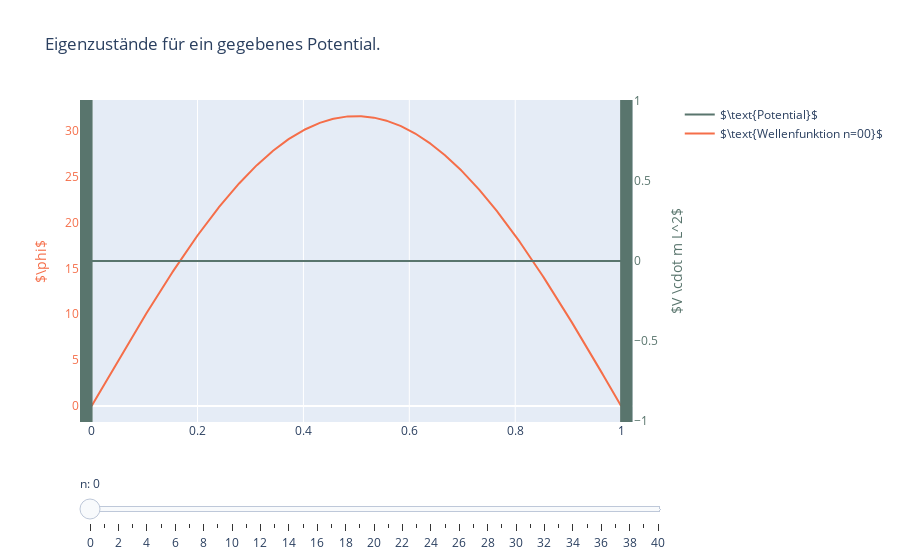

The notebook cell saved with this chart:
### Markdown cell above
- TEST:

### Code cell
""" def potential(x, mu=0.5, sigma=0.05):
    return -1e4 * np.exp(-(x - mu)**2 / (2*sigma**2)) """

def potential(x):
    return 0

x, E_n, phi_n = eigenstates(potential)

fig = eigenstates_animation(x, potential, E_n, phi_n, use_box_border=True, n_max=40, show_trail=False, show_energies=True)
fig.show() # Use HTML(fig.to_html()) in jupyterlab instead.
fig.write_html('plot.html', include_mathjax='cdn')

### Figure 1 — Plotly figure (JSON) as saved in the notebook; plotly's stock layout.template omitted (floating-point values rounded to 4 significant figures; data arrays with more than 128 entries replaced by an {"elided": "..."} marker saying what was removed)
{"data": [{"line": {"color": "rgb(89, 117, 109)"}, "name": "$\\text{Potential}$", "type": "scatter", "visible": true, "x": {"elided": "500 float values"}, "xaxis": "x", "y": {"elided": "500 int values"}, "yaxis": "y2"}, {"line": {"color": "rgb(245, 110, 73)"}, "name": "$\\text{Wellenfunktion n=00}$", "type": "scatter", "visible": true, "x": {"elided": "500 float values"}, "y": {"elided": "500 float values"}}, {"line": {"color": "rgb(245, 110, 73)"}, "name": "$\\text{Wellenfunktion n=01}$", "type": "scatter", "visible": false, "x": {"elided": "500 float values"}, "y": {"elided": "500 float values"}}, {"line": {"color": "rgb(245, 110, 73)"}, "name": "$\\text{Wellenfunktion n=02}$", "type": "scatter", "visible": false, "x": {"elided": "500 float values"}, "y": {"elided": "500 float values"}}, {"line": {"color": "rgb(245, 110, 73)"}, "name": "$\\text{Wellenfunktion n=03}$", "type": "scatter", "visible": false, "x": {"elided": "500 float values"}, "y": {"elided": "500 float values"}}, {"line": {"color": "rgb(245, 110, 73)"}, "name": "$\\text{Wellenfunktion n=04}$", "type": "scatter", "visible": false, "x": {"elided": "500 float values"}, "y": {"elided": "500 float values"}}, {"line": {"color": "rgb(245, 110, 73)"}, "name": "$\\text{Wellenfunktion n=05}$", "type": "scatter", "visible": false, "x": {"elided": "500 float values"}, "y": {"elided": "500 float values"}}, {"line": {"color": "rgb(245, 110, 73)"}, "name": "$\\text{Wellenfunktion n=06}$", "type": "scatter", "visible": false, "x": {"elided": "500 float values"}, "y": {"elided": "500 float values"}}, {"line": {"color": "rgb(245, 110, 73)"}, "name": "$\\text{Wellenfunktion n=07}$", "type": "scatter", "visible": false, "x": {"elided": "500 float values"}, "y": {"elided": "500 float values"}}, {"line": {"color": "rgb(245, 110, 73)"}, "name": "$\\text{Wellenfunktion n=08}$", "type": "scatter", "visible": false, "x": {"elided": "500 float values"}, "y": {"elided": "500 float values"}}, {"line": {"color": "rgb(245, 110, 73)"}, "name": "$\\text{Wellenfunktion n=09}$", "type": "scatter", "visible": false, "x": {"elided": "500 float values"}, "y": {"elided": "500 float values"}}, {"line": {"color": "rgb(245, 110, 73)"}, "name": "$\\text{Wellenfunktion n=10}$", "type": "scatter", "visible": false, "x": {"elided": "500 float values"}, "y": {"elided": "500 float values"}}, {"line": {"color": "rgb(245, 110, 73)"}, "name": "$\\text{Wellenfunktion n=11}$", "type": "scatter", "visible": false, "x": {"elided": "500 float values"}, "y": {"elided": "500 float values"}}, {"line": {"color": "rgb(245, 110, 73)"}, "name": "$\\text{Wellenfunktion n=12}$", "type": "scatter", "visible": false, "x": {"elided": "500 float values"}, "y": {"elided": "500 float values"}}, {"line": {"color": "rgb(245, 110, 73)"}, "name": "$\\text{Wellenfunktion n=13}$", "type": "scatter", "visible": false, "x": {"elided": "500 float values"}, "y": {"elided": "500 float values"}}, {"line": {"color": "rgb(245, 110, 73)"}, "name": "$\\text{Wellenfunktion n=14}$", "type": "scatter", "visible": false, "x": {"elided": "500 float values"}, "y": {"elided": "500 float values"}}, {"line": {"color": "rgb(245, 110, 73)"}, "name": "$\\text{Wellenfunktion n=15}$", "type": "scatter", "visible": false, "x": {"elided": "500 float values"}, "y": {"elided": "500 float values"}}, {"line": {"color": "rgb(245, 110, 73)"}, "name": "$\\text{Wellenfunktion n=16}$", "type": "scatter", "visible": false, "x": {"elided": "500 float values"}, "y": {"elided": "500 float values"}}, {"line": {"color": "rgb(245, 110, 73)"}, "name": "$\\text{Wellenfunktion n=17}$", "type": "scatter", "visible": false, "x": {"elided": "500 float values"}, "y": {"elided": "500 float values"}}, {"line": {"color": "rgb(245, 110, 73)"}, "name": "$\\text{Wellenfunktion n=18}$", "type": "scatter", "visible": false, "x": {"elided": "500 float values"}, "y": {"elided": "500 float values"}}, {"line": {"color": "rgb(245, 110, 73)"}, "name": "$\\text{Wellenfunktion n=19}$", "type": "scatter", "visible": false, "x": {"elided": "500 float values"}, "y": {"elided": "500 float values"}}, {"line": {"color": "rgb(245, 110, 73)"}, "name": "$\\text{Wellenfunktion n=20}$", "type": "scatter", "visible": false, "x": {"elided": "500 float values"}, "y": {"elided": "500 float values"}}, {"line": {"color": "rgb(245, 110, 73)"}, "name": "$\\text{Wellenfunktion n=21}$", "type": "scatter", "visible": false, "x": {"elided": "500 float values"}, "y": {"elided": "500 float values"}}, {"line": {"color": "rgb(245, 110, 73)"}, "name": "$\\text{Wellenfunktion n=22}$", "type": "scatter", "visible": false, "x": {"elided": "500 float values"}, "y": {"elided": "500 float values"}}, {"line": {"color": "rgb(245, 110, 73)"}, "name": "$\\text{Wellenfunktion n=23}$", "type": "scatter", "visible": false, "x": {"elided": "500 float values"}, "y": {"elided": "500 float values"}}, {"line": {"color": "rgb(245, 110, 73)"}, "name": "$\\text{Wellenfunktion n=24}$", "type": "scatter", "visible": false, "x": {"elided": "500 float values"}, "y": {"elided": "500 float values"}}, {"line": {"color": "rgb(245, 110, 73)"}, "name": "$\\text{Wellenfunktion n=25}$", "type": "scatter", "visible": false, "x": {"elided": "500 float values"}, "y": {"elided": "500 float values"}}, {"line": {"color": "rgb(245, 110, 73)"}, "name": "$\\text{Wellenfunktion n=26}$", "type": "scatter", "visible": false, "x": {"elided": "500 float values"}, "y": {"elided": "500 float values"}}, {"line": {"color": "rgb(245, 110, 73)"}, "name": "$\\text{Wellenfunktion n=27}$", "type": "scatter", "visible": false, "x": {"elided": "500 float values"}, "y": {"elided": "500 float values"}}, {"line": {"color": "rgb(245, 110, 73)"}, "name": "$\\text{Wellenfunktion n=28}$", "type": "scatter", "visible": false, "x": {"elided": "500 float values"}, "y": {"elided": "500 float values"}}, {"line": {"color": "rgb(245, 110, 73)"}, "name": "$\\text{Wellenfunktion n=29}$", "type": "scatter", "visible": false, "x": {"elided": "500 float values"}, "y": {"elided": "500 float values"}}, {"line": {"color": "rgb(245, 110, 73)"}, "name": "$\\text{Wellenfunktion n=30}$", "type": "scatter", "visible": false, "x": {"elided": "500 float values"}, "y": {"elided": "500 float values"}}, {"line": {"color": "rgb(245, 110, 73)"}, "name": "$\\text{Wellenfunktion n=31}$", "type": "scatter", "visible": false, "x": {"elided": "500 float values"}, "y": {"elided": "500 float values"}}, {"line": {"color": "rgb(245, 110, 73)"}, "name": "$\\text{Wellenfunktion n=32}$", "type": "scatter", "visible": false, "x": {"elided": "500 float values"}, "y": {"elided": "500 float values"}}, {"line": {"color": "rgb(245, 110, 73)"}, "name": "$\\text{Wellenfunktion n=33}$", "type": "scatter", "visible": false, "x": {"elided": "500 float values"}, "y": {"elided": "500 float values"}}, {"line": {"color": "rgb(245, 110, 73)"}, "name": "$\\text{Wellenfunktion n=34}$", "type": "scatter", "visible": false, "x": {"elided": "500 float values"}, "y": {"elided": "500 float values"}}, {"line": {"color": "rgb(245, 110, 73)"}, "name": "$\\text{Wellenfunktion n=35}$", "type": "scatter", "visible": false, "x": {"elided": "500 float values"}, "y": {"elided": "500 float values"}}, {"line": {"color": "rgb(245, 110, 73)"}, "name": "$\\text{Wellenfunktion n=36}$", "type": "scatter", "visible": false, "x": {"elided": "500 float values"}, "y": {"elided": "500 float values"}}, {"line": {"color": "rgb(245, 110, 73)"}, "name": "$\\text{Wellenfunktion n=37}$", "type": "scatter", "visible": false, "x": {"elided": "500 float values"}, "y": {"elided": "500 float values"}}, {"line": {"color": "rgb(245, 110, 73)"}, "name": "$\\text{Wellenfunktion n=38}$", "type": "scatter", "visible": false, "x": {"elided": "500 float values"}, "y": {"elided": "500 float values"}}, {"line": {"color": "rgb(245, 110, 73)"}, "name": "$\\text{Wellenfunktion n=39}$", "type": "scatter", "visible": false, "x": {"elided": "500 float values"}, "y": {"elided": "500 float values"}}, {"line": {"color": "rgb(245, 110, 73)"}, "name": "$\\text{Wellenfunktion n=40}$", "type": "scatter", "visible": false, "x": {"elided": "500 float values"}, "y": {"elided": "500 float values"}}], "layout": {"shapes": [{"fillcolor": "rgb(89, 117, 109)", "line": {"color": "rgb(89, 117, 109)", "width": 2}, "type": "rect", "x0": -0.02, "x1": 0, "xref": "x", "y0": -1, "y1": 1, "yref": "y2"}, {"fillcolor": "rgb(89, 117, 109)", "line": {"color": "rgb(89, 117, 109)", "width": 2}, "type": "rect", "x0": 1, "x1": 1.02, "xref": "x", "y0": -1, "y1": 1, "yref": "y2"}], "showlegend": true, "sliders": [{"currentvalue": {"prefix": "n: "}, "len": 1, "pad": {"t": 50}, "steps": [{"args": [{"visible": [true, true, false, false, false, false, false, false, false, false, false, false, false, false, false, false, false, false, false, false, false, false, false, false, false, false, false, false, false, false, false, false, false, false, false, false, false, false, false, false, false, false]}, {"title": "$\\text{Eigenzustand zu }E_{0} = 4.93\\text{ TODO:Einheiten.}$"}], "label": "0", "method": "update"}, {"args": [{"visible": [true, false, true, false, false, false, false, false, false, false, false, false, false, false, false, false, false, false, false, false, false, false, false, false, false, false, false, false, false, false, false, false, false, false, false, false, false, false, false, false, false, false]}, {"title": "$\\text{Eigenzustand zu }E_{1} = 19.74\\text{ TODO:Einheiten.}$"}], "label": "1", "method": "update"}, {"args": [{"visible": [true, false, false, true, false, false, false, false, false, false, false, false, false, false, false, false, false, false, false, false, false, false, false, false, false, false, false, false, false, false, false, false, false, false, false, false, false, false, false, false, false, false]}, {"title": "$\\text{Eigenzustand zu }E_{2} = 44.41\\text{ TODO:Einheiten.}$"}], "label": "2", "method": "update"}, {"args": [{"visible": [true, false, false, false, true, false, false, false, false, false, false, false, false, false, false, false, false, false, false, false, false, false, false, false, false, false, false, false, false, false, false, false, false, false, false, false, false, false, false, false, false, false]}, {"title": "$\\text{Eigenzustand zu }E_{3} = 78.95\\text{ TODO:Einheiten.}$"}], "label": "3", "method": "update"}, {"args": [{"visible": [true, false, false, false, false, true, false, false, false, false, false, false, false, false, false, false, false, false, false, false, false, false, false, false, false, false, false, false, false, false, false, false, false, false, false, false, false, false, false, false, false, false]}, {"title": "$\\text{Eigenzustand zu }E_{4} = 123.36\\text{ TODO:Einheiten.}$"}], "label": "4", "method": "update"}, {"args": [{"visible": [true, false, false, false, false, false, true, false, false, false, false, false, false, false, false, false, false, false, false, false, false, false, false, false, false, false, false, false, false, false, false, false, false, false, false, false, false, false, false, false, false, false]}, {"title": "$\\text{Eigenzustand zu }E_{5} = 177.63\\text{ TODO:Einheiten.}$"}], "label": "5", "method": "update"}, {"args": [{"visible": [true, false, false, false, false, false, false, true, false, false, false, false, false, false, false, false, false, false, false, false, false, false, false, false, false, false, false, false, false, false, false, false, false, false, false, false, false, false, false, false, false, false]}, {"title": "$\\text{Eigenzustand zu }E_{6} = 241.77\\text{ TODO:Einheiten.}$"}], "label": "6", "method": "update"}, {"args": [{"visible": [true, false, false, false, false, false, false, false, true, false, false, false, false, false, false, false, false, false, false, false, false, false, false, false, false, false, false, false, false, false, false, false, false, false, false, false, false, false, false, false, false, false]}, {"title": "$\\text{Eigenzustand zu }E_{7} = 315.76\\text{ TODO:Einheiten.}$"}], "label": "7", "method": "update"}, {"args": [{"visible": [true, false, false, false, false, false, false, false, false, true, false, false, false, false, false, false, false, false, false, false, false, false, false, false, false, false, false, false, false, false, false, false, false, false, false, false, false, false, false, false, false, false]}, {"title": "$\\text{Eigenzustand zu }E_{8} = 399.61\\text{ TODO:Einheiten.}$"}], "label": "8", "method": "update"}, {"args": [{"visible": [true, false, false, false, false, false, false, false, false, false, true, false, false, false, false, false, false, false, false, false, false, false, false, false, false, false, false, false, false, false, false, false, false, false, false, false, false, false, false, false, false, false]}, {"title": "$\\text{Eigenzustand zu }E_{9} = 493.32\\text{ TODO:Einheiten.}$"}], "label": "9", "method": "update"}, {"args": [{"visible": [true, false, false, false, false, false, false, false, false, false, false, true, false, false, false, false, false, false, false, false, false, false, false, false, false, false, false, false, false, false, false, false, false, false, false, false, false, false, false, false, false, false]}, {"title": "$\\text{Eigenzustand zu }E_{10} = 596.87\\text{ TODO:Einheiten.}$"}], "label": "10", "method": "update"}, {"args": [{"visible": [true, false, false, false, false, false, false, false, false, false, false, false, true, false, false, false, false, false, false, false, false, false, false, false, false, false, false, false, false, false, false, false, false, false, false, false, false, false, false, false, false, false]}, {"title": "$\\text{Eigenzustand zu }E_{11} = 710.27\\text{ TODO:Einheiten.}$"}], "label": "11", "method": "update"}, {"args": [{"visible": [true, false, false, false, false, false, false, false, false, false, false, false, false, true, false, false, false, false, false, false, false, false, false, false, false, false, false, false, false, false, false, false, false, false, false, false, false, false, false, false, false, false]}, {"title": "$\\text{Eigenzustand zu }E_{12} = 833.52\\text{ TODO:Einheiten.}$"}], "label": "12", "method": "update"}, {"args": [{"visible": [true, false, false, false, false, false, false, false, false, false, false, false, false, false, true, false, false, false, false, false, false, false, false, false, false, false, false, false, false, false, false, false, false, false, false, false, false, false, false, false, false, false]}, {"title": "$\\text{Eigenzustand zu }E_{13} = 966.60\\text{ TODO:Einheiten.}$"}], "label": "13", "method": "update"}, {"args": [{"visible": [true, false, false, false, false, false, false, false, false, false, false, false, false, false, false, true, false, false, false, false, false, false, false, false, false, false, false, false, false, false, false, false, false, false, false, false, false, false, false, false, false, false]}, {"title": "$\\text{Eigenzustand zu }E_{14} = 1109.51\\text{ TODO:Einheiten.}$"}], "label": "14", "method": "update"}, {"args": [{"visible": [true, false, false, false, false, false, false, false, false, false, false, false, false, false, false, false, true, false, false, false, false, false, false, false, false, false, false, false, false, false, false, false, false, false, false, false, false, false, false, false, false, false]}, {"title": "$\\text{Eigenzustand zu }E_{15} = 1262.24\\text{ TODO:Einheiten.}$"}], "label": "15", "method": "update"}, {"args": [{"visible": [true, false, false, false, false, false, false, false, false, false, false, false, false, false, false, false, false, true, false, false, false, false, false, false, false, false, false, false, false, false, false, false, false, false, false, false, false, false, false, false, false, false]}, {"title": "$\\text{Eigenzustand zu }E_{16} = 1424.80\\text{ TODO:Einheiten.}$"}], "label": "16", "method": "update"}, {"args": [{"visible": [true, false, false, false, false, false, false, false, false, false, false, false, false, false, false, false, false, false, true, false, false, false, false, false, false, false, false, false, false, false, false, false, false, false, false, false, false, false, false, false, false, false]}, {"title": "$\\text{Eigenzustand zu }E_{17} = 1597.17\\text{ TODO:Einheiten.}$"}], "label": "17", "method": "update"}, {"args": [{"visible": [true, false, false, false, false, false, false, false, false, false, false, false, false, false, false, false, false, false, false, true, false, false, false, false, false, false, false, false, false, false, false, false, false, false, false, false, false, false, false, false, false, false]}, {"title": "$\\text{Eigenzustand zu }E_{18} = 1779.34\\text{ TODO:Einheiten.}$"}], "label": "18", "method": "update"}, {"args": [{"visible": [true, false, false, false, false, false, false, false, false, false, false, false, false, false, false, false, false, false, false, false, true, false, false, false, false, false, false, false, false, false, false, false, false, false, false, false, false, false, false, false, false, false]}, {"title": "$\\text{Eigenzustand zu }E_{19} = 1971.31\\text{ TODO:Einheiten.}$"}], "label": "19", "method": "update"}, {"args": [{"visible": [true, false, false, false, false, false, false, false, false, false, false, false, false, false, false, false, false, false, false, false, false, true, false, false, false, false, false, false, false, false, false, false, false, false, false, false, false, false, false, false, false, false]}, {"title": "$\\text{Eigenzustand zu }E_{20} = 2173.08\\text{ TODO:Einheiten.}$"}], "label": "20", "method": "update"}, {"args": [{"visible": [true, false, false, false, false, false, false, false, false, false, false, false, false, false, false, false, false, false, false, false, false, false, true, false, false, false, false, false, false, false, false, false, false, false, false, false, false, false, false, false, false, false]}, {"title": "$\\text{Eigenzustand zu }E_{21} = 2384.63\\text{ TODO:Einheiten.}$"}], "label": "21", "method": "update"}, {"args": [{"visible": [true, false, false, false, false, false, false, false, false, false, false, false, false, false, false, false, false, false, false, false, false, false, false, true, false, false, false, false, false, false, false, false, false, false, false, false, false, false, false, false, false, false]}, {"title": "$\\text{Eigenzustand zu }E_{22} = 2605.95\\text{ TODO:Einheiten.}$"}], "label": "22", "method": "update"}, {"args": [{"visible": [true, false, false, false, false, false, false, false, false, false, false, false, false, false, false, false, false, false, false, false, false, false, false, false, true, false, false, false, false, false, false, false, false, false, false, false, false, false, false, false, false, false]}, {"title": "$\\text{Eigenzustand zu }E_{23} = 2837.04\\text{ TODO:Einheiten.}$"}], "label": "23", "method": "update"}, {"args": [{"visible": [true, false, false, false, false, false, false, false, false, false, false, false, false, false, false, false, false, false, false, false, false, false, false, false, false, true, false, false, false, false, false, false, false, false, false, false, false, false, false, false, false, false]}, {"title": "$\\text{Eigenzustand zu }E_{24} = 3077.89\\text{ TODO:Einheiten.}$"}], "label": "24", "method": "update"}, {"args": [{"visible": [true, false, false, false, false, false, false, false, false, false, false, false, false, false, false, false, false, false, false, false, false, false, false, false, false, false, true, false, false, false, false, false, false, false, false, false, false, false, false, false, false, false]}, {"title": "$\\text{Eigenzustand zu }E_{25} = 3328.48\\text{ TODO:Einheiten.}$"}], "label": "25", "method": "update"}, {"args": [{"visible": [true, false, false, false, false, false, false, false, false, false, false, false, false, false, false, false, false, false, false, false, false, false, false, false, false, false, false, true, false, false, false, false, false, false, false, false, false, false, false, false, false, false]}, {"title": "$\\text{Eigenzustand zu }E_{26} = 3588.82\\text{ TODO:Einheiten.}$"}], "label": "26", "method": "update"}, {"args": [{"visible": [true, false, false, false, false, false, false, false, false, false, false, false, false, false, false, false, false, false, false, false, false, false, false, false, false, false, false, false, true, false, false, false, false, false, false, false, false, false, false, false, false, false]}, {"title": "$\\text{Eigenzustand zu }E_{27} = 3858.88\\text{ TODO:Einheiten.}$"}], "label": "27", "method": "update"}, {"args": [{"visible": [true, false, false, false, false, false, false, false, false, false, false, false, false, false, false, false, false, false, false, false, false, false, false, false, false, false, false, false, false, true, false, false, false, false, false, false, false, false, false, false, false, false]}, {"title": "$\\text{Eigenzustand zu }E_{28} = 4138.65\\text{ TODO:Einheiten.}$"}], "label": "28", "method": "update"}, {"args": [{"visible": [true, false, false, false, false, false, false, false, false, false, false, false, false, false, false, false, false, false, false, false, false, false, false, false, false, false, false, false, false, false, true, false, false, false, false, false, false, false, false, false, false, false]}, {"title": "$\\text{Eigenzustand zu }E_{29} = 4428.13\\text{ TODO:Einheiten.}$"}], "label": "29", "method": "update"}, {"args": [{"visible": [true, false, false, false, false, false, false, false, false, false, false, false, false, false, false, false, false, false, false, false, false, false, false, false, false, false, false, false, false, false, false, true, false, false, false, false, false, false, false, false, false, false]}, {"title": "$\\text{Eigenzustand zu }E_{30} = 4727.31\\text{ TODO:Einheiten.}$"}], "label": "30", "method": "update"}, {"args": [{"visible": [true, false, false, false, false, false, false, false, false, false, false, false, false, false, false, false, false, false, false, false, false, false, false, false, false, false, false, false, false, false, false, false, true, false, false, false, false, false, false, false, false, false]}, {"title": "$\\text{Eigenzustand zu }E_{31} = 5036.17\\text{ TODO:Einheiten.}$"}], "label": "31", "method": "update"}, {"args": [{"visible": [true, false, false, false, false, false, false, false, false, false, false, false, false, false, false, false, false, false, false, false, false, false, false, false, false, false, false, false, false, false, false, false, false, true, false, false, false, false, false, false, false, false]}, {"title": "$\\text{Eigenzustand zu }E_{32} = 5354.70\\text{ TODO:Einheiten.}$"}], "label": "32", "method": "update"}, {"args": [{"visible": [true, false, false, false, false, false, false, false, false, false, false, false, false, false, false, false, false, false, false, false, false, false, false, false, false, false, false, false, false, false, false, false, false, false, true, false, false, false, false, false, false, false]}, {"title": "$\\text{Eigenzustand zu }E_{33} = 5682.88\\text{ TODO:Einheiten.}$"}], "label": "33", "method": "update"}, {"args": [{"visible": [true, false, false, false, false, false, false, false, false, false, false, false, false, false, false, false, false, false, false, false, false, false, false, false, false, false, false, false, false, false, false, false, false, false, false, true, false, false, false, false, false, false]}, {"title": "$\\text{Eigenzustand zu }E_{34} = 6020.71\\text{ TODO:Einheiten.}$"}], "label": "34", "method": "update"}, {"args": [{"visible": [true, false, false, false, false, false, false, false, false, false, false, false, false, false, false, false, false, false, false, false, false, false, false, false, false, false, false, false, false, false, false, false, false, false, false, false, true, false, false, false, false, false]}, {"title": "$\\text{Eigenzustand zu }E_{35} = 6368.17\\text{ TODO:Einheiten.}$"}], "label": "35", "method": "update"}, {"args": [{"visible": [true, false, false, false, false, false, false, false, false, false, false, false, false, false, false, false, false, false, false, false, false, false, false, false, false, false, false, false, false, false, false, false, false, false, false, false, false, true, false, false, false, false]}, {"title": "$\\text{Eigenzustand zu }E_{36} = 6725.25\\text{ TODO:Einheiten.}$"}], "label": "36", "method": "update"}, {"args": [{"visible": [true, false, false, false, false, false, false, false, false, false, false, false, false, false, false, false, false, false, false, false, false, false, false, false, false, false, false, false, false, false, false, false, false, false, false, false, false, false, true, false, false, false]}, {"title": "$\\text{Eigenzustand zu }E_{37} = 7091.93\\text{ TODO:Einheiten.}$"}], "label": "37", "method": "update"}, {"args": [{"visible": [true, false, false, false, false, false, false, false, false, false, false, false, false, false, false, false, false, false, false, false, false, false, false, false, false, false, false, false, false, false, false, false, false, false, false, false, false, false, false, true, false, false]}, {"title": "$\\text{Eigenzustand zu }E_{38} = 7468.20\\text{ TODO:Einheiten.}$"}], "label": "38", "method": "update"}, {"args": [{"visible": [true, false, false, false, false, false, false, false, false, false, false, false, false, false, false, false, false, false, false, false, false, false, false, false, false, false, false, false, false, false, false, false, false, false, false, false, false, false, false, false, true, false]}, {"title": "$\\text{Eigenzustand zu }E_{39} = 7854.04\\text{ TODO:Einheiten.}$"}], "label": "39", "method": "update"}, {"args": [{"visible": [true, false, false, false, false, false, false, false, false, false, false, false, false, false, false, false, false, false, false, false, false, false, false, false, false, false, false, false, false, false, false, false, false, false, false, false, false, false, false, false, false, true]}, {"title": "$\\text{Eigenzustand zu }E_{40} = 8249.44\\text{ TODO:Einheiten.}$"}], "label": "40", "method": "update"}]}], "title": {"text": "Eigenzustände für ein gegebenes Potential."}, "xaxis": {"anchor": "y", "domain": [0, 0.94]}, "yaxis": {"anchor": "x", "domain": [0, 1], "showgrid": false, "tickfont": {"color": "rgb(245, 110, 73)"}, "title": {"font": {"color": "rgb(245, 110, 73)"}, "text": "$\\phi$"}}, "yaxis2": {"anchor": "x", "overlaying": "y", "showgrid": false, "side": "right", "tickfont": {"color": "rgb(89, 117, 109)"}, "title": {"font": {"color": "rgb(89, 117, 109)"}, "text": "$V \\cdot m L^2$"}}}}
